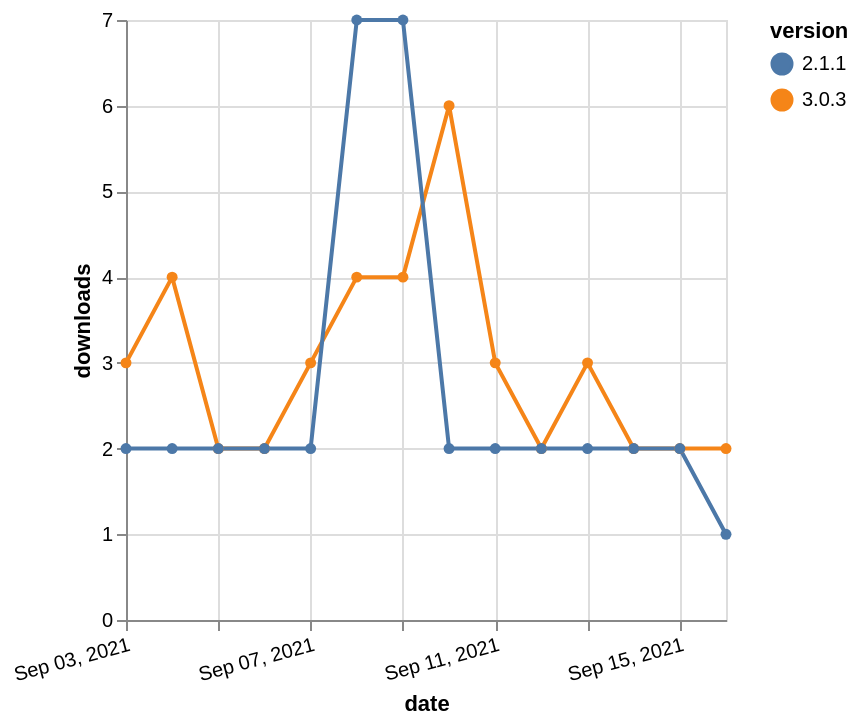

Describe this chart as a Vega-Lite specification.
### Vega-Lite specification from a JSON file in a GitHub repository (floating-point values rounded to 4 significant figures)
{"$schema": "https://vega.github.io/schema/vega-lite/v5.json", "description": "A simple bar chart with embedded data.", "data": {"values": [{"date": "2021-09-03", "total": 3199, "delta": 3, "version": "3.0.3"}, {"date": "2021-09-04", "total": 3203, "delta": 4, "version": "3.0.3"}, {"date": "2021-09-05", "total": 3205, "delta": 2, "version": "3.0.3"}, {"date": "2021-09-06", "total": 3207, "delta": 2, "version": "3.0.3"}, {"date": "2021-09-07", "total": 3210, "delta": 3, "version": "3.0.3"}, {"date": "2021-09-08", "total": 3214, "delta": 4, "version": "3.0.3"}, {"date": "2021-09-09", "total": 3218, "delta": 4, "version": "3.0.3"}, {"date": "2021-09-10", "total": 3224, "delta": 6, "version": "3.0.3"}, {"date": "2021-09-11", "total": 3227, "delta": 3, "version": "3.0.3"}, {"date": "2021-09-12", "total": 3229, "delta": 2, "version": "3.0.3"}, {"date": "2021-09-13", "total": 3232, "delta": 3, "version": "3.0.3"}, {"date": "2021-09-14", "total": 3234, "delta": 2, "version": "3.0.3"}, {"date": "2021-09-15", "total": 3236, "delta": 2, "version": "3.0.3"}, {"date": "2021-09-16", "total": 3238, "delta": 2, "version": "3.0.3"}, {"date": "2021-09-03", "total": 4851, "delta": 2, "version": "2.1.1"}, {"date": "2021-09-04", "total": 4853, "delta": 2, "version": "2.1.1"}, {"date": "2021-09-05", "total": 4855, "delta": 2, "version": "2.1.1"}, {"date": "2021-09-06", "total": 4857, "delta": 2, "version": "2.1.1"}, {"date": "2021-09-07", "total": 4859, "delta": 2, "version": "2.1.1"}, {"date": "2021-09-08", "total": 4866, "delta": 7, "version": "2.1.1"}, {"date": "2021-09-09", "total": 4873, "delta": 7, "version": "2.1.1"}, {"date": "2021-09-10", "total": 4875, "delta": 2, "version": "2.1.1"}, {"date": "2021-09-11", "total": 4877, "delta": 2, "version": "2.1.1"}, {"date": "2021-09-12", "total": 4879, "delta": 2, "version": "2.1.1"}, {"date": "2021-09-13", "total": 4881, "delta": 2, "version": "2.1.1"}, {"date": "2021-09-14", "total": 4883, "delta": 2, "version": "2.1.1"}, {"date": "2021-09-15", "total": 4885, "delta": 2, "version": "2.1.1"}, {"date": "2021-09-16", "total": 4886, "delta": 1, "version": "2.1.1"}]}, "width": "container", "mark": {"type": "line", "point": {"filled": true}}, "encoding": {"x": {"field": "date", "type": "temporal", "timeUnit": "yearmonthdate", "title": "date", "axis": {"labelAngle": -15}}, "y": {"field": "delta", "type": "quantitative", "title": "downloads"}, "color": {"field": "version", "type": "nominal"}, "tooltip": {"field": "delta"}}}
